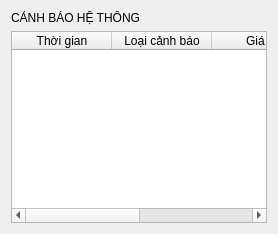
<?xml version="1.0" encoding="UTF-8"?>
<ui version="4.0">
 <class>AlertPage</class>
 <widget class="QWidget" name="AlertPage">
  <layout class="QVBoxLayout" name="verticalLayout">
   <item><widget class="QLabel" name="titleLabel"><property name="text"><string>CẢNH BÁO HỆ THỐNG</string></property></widget></item>
   <item><widget class="QTableWidget" name="alertTable"><property name="alternatingRowColors"><bool>true</bool></property><property name="columnCount"><number>4</number></property><property name="rowCount"><number>0</number></property><column><property name="text"><string>Thời gian</string></property></column><column><property name="text"><string>Loại cảnh báo</string></property></column><column><property name="text"><string>Giá trị</string></property></column><column><property name="text"><string>Trạng thái</string></property></column></widget></item>
  </layout>
 </widget>
 <resources/><connections/>
</ui>
